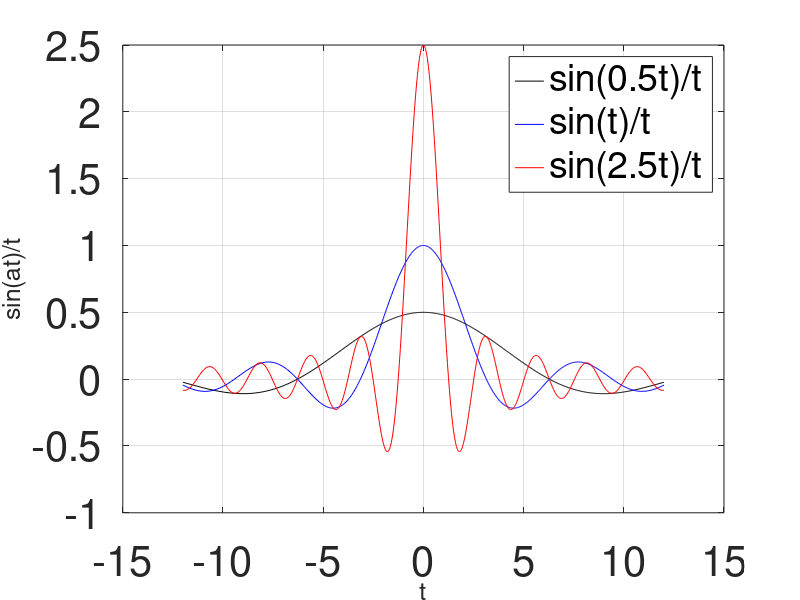

The MATLAB source for this figure:
% Understanding DSP with Matlab and solutions% example 1.1.3% 2018.11.16t = -12:0.05:12;s1 = sin(0.5*(t+eps))./(t+eps);s2 = sin(t+eps)./(t+eps);s3 = sin(2.5*(t+eps))./(t+eps);plot(t,s1,'k');hold on;plot(t,s2,'b');hold on;plot(t,s3,'r');grid on;set(gca,'FontSize',30);xlabel('t','fontsize',18);ylabel('sin(at)/t','fontsize',18);legend('sin(0.5t)/t','sin(t)/t','sin(2.5t)/t');